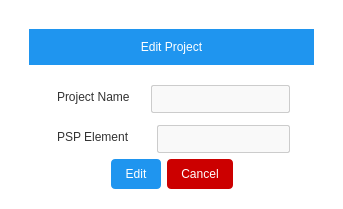
<?xml version="1.0" encoding="UTF-8"?>
<ui version="4.0">
 <class>Dialog</class>
 <widget class="QDialog" name="Dialog">
  <property name="geometry">
   <rect>
    <x>0</x>
    <y>0</y>
    <width>343</width>
    <height>209</height>
   </rect>
  </property>
  <property name="windowTitle">
   <string>Dialog</string>
  </property>
  <property name="styleSheet">
   <string notr="true">background-color: rgb(255, 255, 255);</string>
  </property>
  <layout class="QGridLayout" name="gridLayout">
   <item row="0" column="0">
    <widget class="QWidget" name="widget" native="true">
     <property name="styleSheet">
      <string notr="true">QLineEdit{
color: #666;
font-size: 14px;
padding: 4px;
border: 1px solid #ccc;
border-radius: 2px;
background-color: #f9f9f9;
}
QLineEdit:focus {
            border: 1px solid #0078d4;
            background-color: #fff;
        }

QLabel {
   
    font-size: 12px;                    /* Medium font size */

    color: #333;                        /* Dark gray color */
    margin-bottom: 5px;                 /* Spacing below the label */
}
QPushButton{
border:none;
border-radius:4px;
background-color:rgb(31, 149, 239);
color:white;
padding-right:14px;
padding-left:14px;
padding-top:8px;
padding-bottom:8px;


}
QPushButton:hover{
background-color:#1977bf;


}
</string>
     </property>
     <layout class="QGridLayout" name="gridLayout_2">
      <item row="0" column="0">
       <widget class="QWidget" name="header_widget" native="true">
        <layout class="QHBoxLayout" name="horizontalLayout_5">
         <item>
          <widget class="QLabel" name="label">
           <property name="styleSheet">
            <string notr="true">background-color:rgb(31, 149, 239);
color:white;</string>
           </property>
           <property name="text">
            <string>Edit Project</string>
           </property>
           <property name="alignment">
            <set>Qt::AlignCenter</set>
           </property>
          </widget>
         </item>
        </layout>
       </widget>
      </item>
      <item row="1" column="0">
       <layout class="QHBoxLayout" name="horizontalLayout_2">
        <item>
         <spacer name="horizontalSpacer">
          <property name="orientation">
           <enum>Qt::Horizontal</enum>
          </property>
          <property name="sizeHint" stdset="0">
           <size>
            <width>28</width>
            <height>20</height>
           </size>
          </property>
         </spacer>
        </item>
        <item>
         <layout class="QVBoxLayout" name="verticalLayout">
          <property name="spacing">
           <number>12</number>
          </property>
          <item>
           <layout class="QHBoxLayout" name="horizontalLayout">
            <property name="spacing">
             <number>18</number>
            </property>
            <item>
             <widget class="QLabel" name="label_2">
              <property name="text">
               <string>Project Name</string>
              </property>
             </widget>
            </item>
            <item>
             <widget class="QLineEdit" name="edit_project_name_le"/>
            </item>
           </layout>
          </item>
          <item>
           <layout class="QHBoxLayout" name="horizontalLayout_3">
            <property name="spacing">
             <number>24</number>
            </property>
            <item>
             <widget class="QLabel" name="label_4">
              <property name="text">
               <string>PSP Element</string>
              </property>
             </widget>
            </item>
            <item>
             <widget class="QLineEdit" name="edit_psp_element_le"/>
            </item>
           </layout>
          </item>
         </layout>
        </item>
        <item>
         <spacer name="horizontalSpacer_4">
          <property name="orientation">
           <enum>Qt::Horizontal</enum>
          </property>
          <property name="sizeHint" stdset="0">
           <size>
            <width>28</width>
            <height>20</height>
           </size>
          </property>
         </spacer>
        </item>
       </layout>
      </item>
      <item row="2" column="0">
       <layout class="QHBoxLayout" name="horizontalLayout_4">
        <item>
         <spacer name="horizontalSpacer_3">
          <property name="orientation">
           <enum>Qt::Horizontal</enum>
          </property>
          <property name="sizeHint" stdset="0">
           <size>
            <width>58</width>
            <height>20</height>
           </size>
          </property>
         </spacer>
        </item>
        <item>
         <widget class="QPushButton" name="edit_push_btn">
          <property name="cursor">
           <cursorShape>PointingHandCursor</cursorShape>
          </property>
          <property name="text">
           <string>Edit</string>
          </property>
          <property name="checkable">
           <bool>true</bool>
          </property>
         </widget>
        </item>
        <item>
         <widget class="QPushButton" name="pushButton_2">
          <property name="cursor">
           <cursorShape>PointingHandCursor</cursorShape>
          </property>
          <property name="styleSheet">
           <string notr="true">background-color:#cc0000;

border-top-color: qradialgradient(spread:pad, cx:0.5, cy:0.5, radius:0.5, fx:0.5, fy:0.5, stop:0 rgba(255, 255, 255, 255), stop:0.1 rgba(255, 255, 255, 255), stop:0.2 rgba(255, 176, 176, 167), stop:0.3 rgba(255, 151, 151, 92), stop:0.4 rgba(255, 125, 125, 51), stop:0.5 rgba(255, 76, 76, 205), stop:0.52 rgba(255, 76, 76, 205), stop:0.6 rgba(255, 180, 180, 84), stop:1 rgba(255, 255, 255, 0));
alternate-background-color: rgb(255, 255, 255);</string>
          </property>
          <property name="text">
           <string>Cancel</string>
          </property>
          <property name="checkable">
           <bool>true</bool>
          </property>
         </widget>
        </item>
        <item>
         <spacer name="horizontalSpacer_2">
          <property name="orientation">
           <enum>Qt::Horizontal</enum>
          </property>
          <property name="sizeHint" stdset="0">
           <size>
            <width>58</width>
            <height>20</height>
           </size>
          </property>
         </spacer>
        </item>
       </layout>
      </item>
     </layout>
    </widget>
   </item>
  </layout>
 </widget>
 <resources/>
 <connections>
  <connection>
   <sender>pushButton_2</sender>
   <signal>toggled(bool)</signal>
   <receiver>Dialog</receiver>
   <slot>close()</slot>
   <hints>
    <hint type="sourcelabel">
     <x>191</x>
     <y>178</y>
    </hint>
    <hint type="destinationlabel">
     <x>191</x>
     <y>223</y>
    </hint>
   </hints>
  </connection>
 </connections>
</ui>
